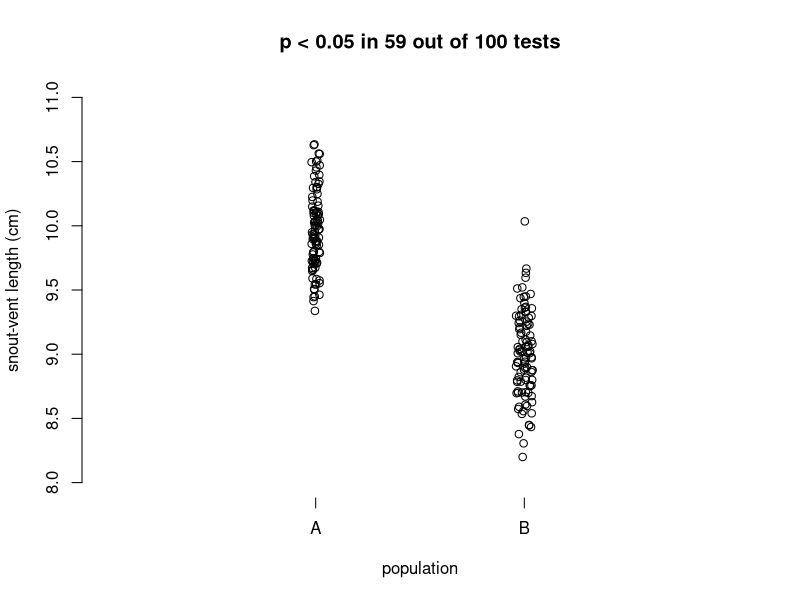

The R script that drew this image:
# Script for carrying out power analysis for the lizard experiment

# declare variables
nsamp = 10
meanA = 10
meanB = 9
stdev = 1
x = 0
nreps = 100

# here I am just making an empty plot with sensible axes and labels
plot(1, type="n", xlim=c(0, 3), ylim=c(8, 11),
     xlab="population", ylab="snout-vent length (cm)",
     axes=FALSE
)

axis(1, at=c(1,2), labels=c("A", "B"), lwd=-1, lwd.ticks=1)
axis(2)

# here is the loop to repeat the analysis for nreps
for (i in 1:nreps) {

	# take nsamps from a normal distribution centred on true mean
	lizA <- rnorm(nsamp, meanA, stdev)
	lizB <- rnorm(nsamp, meanB, stdev)

	# add sample means to plot
	points(jitter(1), mean(lizA))
	points(jitter(2), mean(lizB))

	# run t test, increment x if significant
	my_t <- t.test(lizA, lizB)
	if(my_t$p.value < 0.05) {x = x + 1}
}

# add title reporting outcome of t tests
title(main=paste("p < 0.05 in", x, "out of", nreps, "tests"))
